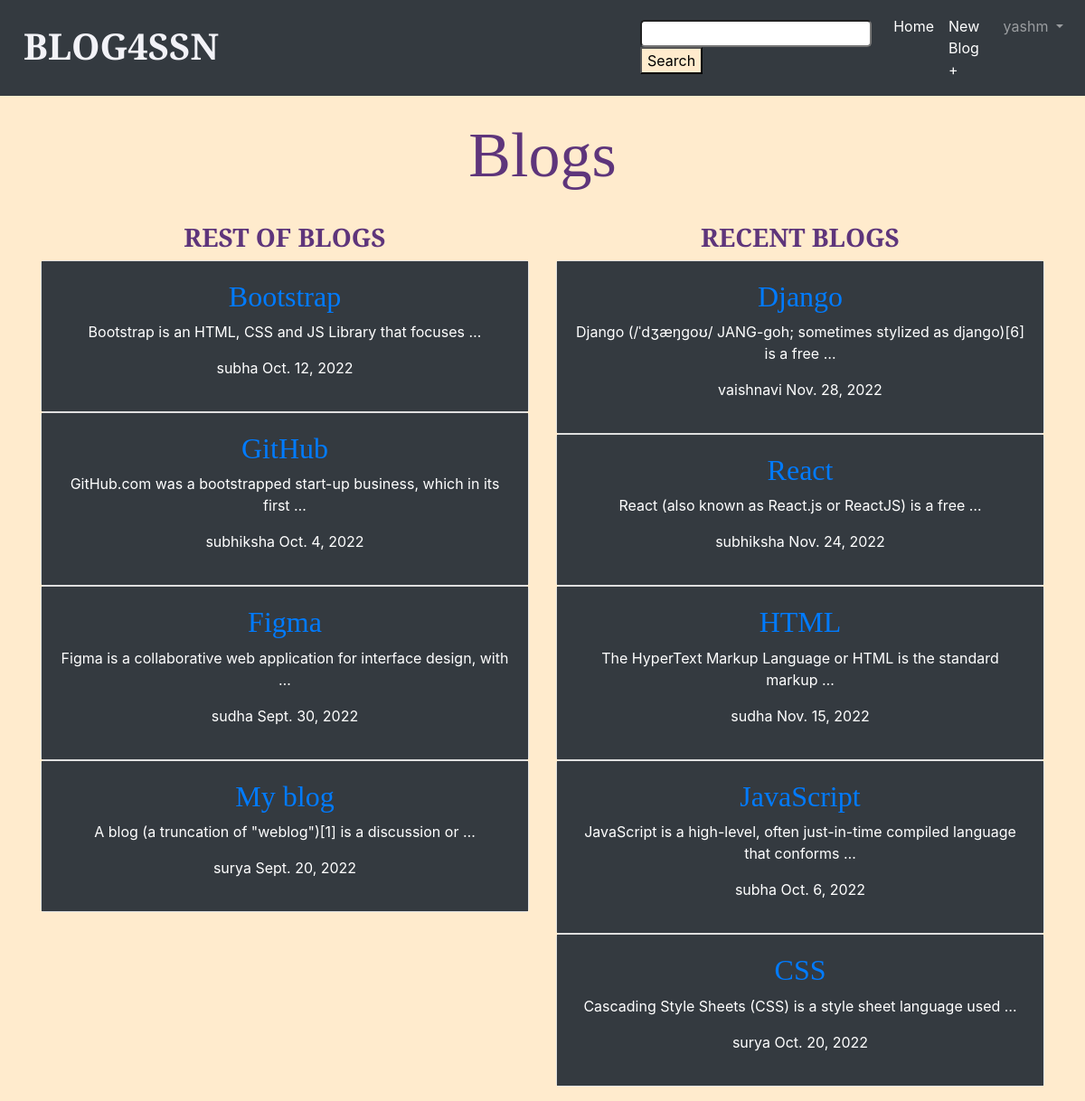
The app's page / (signed in) with its own data.
### blog/models.py (models this page shows, shortened)
class Blog(models.Model):
    title  = models.CharField(max_length = 120)
    body   = models.TextField(max_length = 3000)
    author = models.ForeignKey('auth.user', on_delete = models.CASCADE, default = 1)
    date   = models.DateField(default=datetime.datetime.now())

### blog/views.py (the view)
# urls.py: path('', BlogList.as_view(), name = 'blog_list'),
class BlogList(LoginRequiredMixin,ListView):
    model         = Blog
    template_name = "blog_list.html"
    login_url     = 'login'
    def get_context_data(self, **kwargs):
            context = super().get_context_data(**kwargs)
            context['object_list'] = Blog.objects.all()[::-1]
            return context

### templates/blog_list.html (shortened to what this page needs)
{% extends "base.html" %}
{% block content %}
{% if user.is_authenticated %}
  <div class="mx-auto" style="width: 200px;">
    <h1 style="color:rgba(61, 14, 105, 0.829);
      font-family: cursive; font-size:70px">Blogs</h1>
  </div><br>
<div class="row">
  <div class="col">
    <div class="leftside">
      <h3 style="text-align:center; color: rgba(61, 14, 105, 0.829);
        font-family: Playfair Display; font-weight: bold;">REST OF BLOGS</h3>
      {% for blog in object_list|slice:"5:" %}
          <div class = "blog entry card"
            onclick="location.href='{% url 'blog_detail' blog.pk %}';"
              style="cursor: pointer;">
            <div class="card-body text-white bg-dark">
              <h2><a href="{% url 'blog_detail' blog.pk %}"
                  style="font-family: Playfair Display;">{{ blog.title }}</a></h2>
              <p>{{ blog.body|truncatewords:10 }}</p>
              <p>{{ blog.author }}    {{ blog.date }}</p>
            </div>
          </div>
      {% endfor %}
    </div>
  </div>
  <div class="col">
    <div class="rightside">
      <h3 style="text-align:center; color: rgba(61, 14, 105, 0.829);
        font-family: Playfair Display; font-weight: bold;">RECENT BLOGS</h3>
      {% for blog in object_list|slice:":5" %}
            <div class = "blog entry card"
              onclick="location.href='{% url 'blog_detail' blog.pk %}';"
                style="cursor: pointer;">
              <div class="card-body text-white text-white bg-dark">
                <h2><a href="{% url 'blog_detail' blog.pk %}"
                    style="font-family: Playfair Display;">{{ blog.title }}</a></h2>
                <p>{{ blog.body|truncatewords:10 }}</p>
                <p>{{ blog.author }}    {{ blog.date }}</p>
              </div>
            </div>
      {% endfor %}
    </div>
  </div>
</div>
{% endif %}
{% endblock content %}

### templates/base.html (shortened to what this page needs)
<link rel="stylesheet" href="https://stackpath.bootstrapcdn.com/bootstrap/4.4.1/css/bootstrap.min.css"
>
<!doctype html>
<html lang="en">
<head>
    <link rel="stylesheet" href="https://stackpath.bootstrapcdn.com/bootstrap/4.4.1/css/bootstrap.min.css"
>
</head>
<body>
    <nav class="navbar navbar-expand-lg navbar-dark bg-dark" >
        <a class="navbar-brand" href="{% url 'blog_list' %}" style="color:rgb(242, 242, 247);
        font-weight: bold; font-family: Playfair Display; font-size: 40px; margin-top: -4px; margin-left: 10px;">
            BLOG4SSN
        </a>
        <form method='GET' action="{% url 'search_blogs' %}" style="margin-top: 14px; margin-left: 450px;">
            <input type='text' name='q' value='{{ request.GET.q }}' style="border-radius:5px;">
            <input class="button" type='submit' value="Search" style="background-color: blanchedalmond;" >
        </form>
         <div class="collapse navbar-collapse" id="navbarSupportedContent">
            <ul class="navbar-nav mr-auto">
                <li class="nav-item">
                    <a class="nav-link" href="{% url 'blog_list' %}" style="color:white; margin-top: 0px;">Home</a>
                </li>
                <li class="nav-item">
                    <a class="nav-link" href="{% url 'blog_new' %}"
                        style="color:white; margin-top: 0px;">New Blog + </a>
                </li>
                <li class="nav-item dropdown" style="margin-top: 0px;">
                    <a class="nav-link dropdown-toggle" href="#" id="navbarDropdown" role="button" data-toggle="dropdown"
                        aria-haspopup="true" aria-expanded="false" >
                        {{ user }}
                    </a>
                </li>
        </div>
    </nav></br>
    <div class="container" style="text-align: center;">
        {% block content %}
        {% endblock content %}
    </div>
</body>
</html>

### templates/base.html (style rules this page uses)
body { background-image: url('https://encrypted-tbn0.gstatic.com/images?q=tbn:ANd9GcTMpjTCgu8SY0XDgb3skF4E43moZ2hvSl2qe3O_unUYT2zZR3R7c94StkLld_thOR07be4&usqp=CAU'); background-color: blanchedalmond; background-position: center; background-repeat: no-repeat; background-size: cover; height:auto; }

### records on screen
Blog: title "Bootstrap", body "Bootstrap is an HTML, CSS and JS Library that focuses …", author "subha", date "Oct. 12, 2022"
Blog: title "GitHub", body "GitHub.com was a bootstrapped start-up business, which in its first …", author "subhiksha", date "Oct. 4, 2022"
Blog: title "Figma", body "Figma is a collaborative web application for interface design, with …", author "sudha", date "Sept. 30, 2022"
Blog: title "My blog", body "A blog (a truncation of \"weblog\")[1] is a discussion or …", author "surya", date "Sept. 20, 2022"
Blog: title "Django", body "Django (/ˈdʒæŋɡoʊ/ JANG-goh; sometimes stylized as django)[6] is a free …", author "vaishnavi", date "Nov. 28, 2022"
Blog: title "React", body "React (also known as React.js or ReactJS) is a free …", author "subhiksha", date "Nov. 24, 2022"
Blog: title "HTML", body "The HyperText Markup Language or HTML is the standard markup …", author "sudha", date "Nov. 15, 2022"
Blog: title "JavaScript", body "JavaScript is a high-level, often just-in-time compiled language that conforms …", author "subha", date "Oct. 6, 2022"
Blog: title "CSS", body "Cascading Style Sheets (CSS) is a style sheet language used …", author "surya", date "Oct. 20, 2022"

### other values on screen
{{ user }} "yashm"
